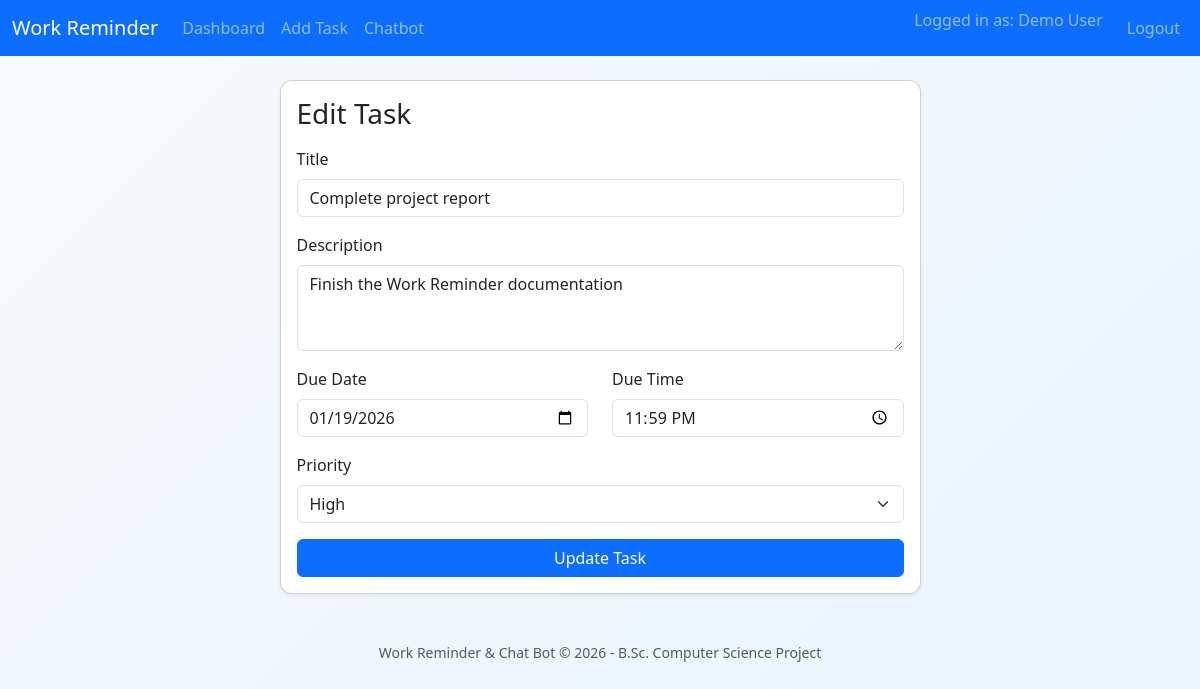
Page /tasks/edit_task.php?id=1 (signed in) on the committed database.
### tables this page shows
CREATE TABLE IF NOT EXISTS tasks (
  id INT AUTO_INCREMENT PRIMARY KEY,
  user_id INT NOT NULL,
  title VARCHAR(200) NOT NULL,
  description TEXT,
  due_date DATE NOT NULL,
  due_time TIME NOT NULL,
  priority VARCHAR(20) DEFAULT 'medium',
  status VARCHAR(20) DEFAULT 'pending',  
  reminder_sent TINYINT(1) DEFAULT 0,
  created_at DATETIME DEFAULT CURRENT_TIMESTAMP,
  updated_at DATETIME DEFAULT CURRENT_TIMESTAMP ON UPDATE CURRENT_TIMESTAMP,
  CONSTRAINT fk_tasks_user FOREIGN KEY (user_id) REFERENCES users(id) ON DELETE CASCADE
);

### tasks/edit_task.php (the view, shortened to what this page needs)
<?php
require_once __DIR__ . '/../config.php';
$userId = $_SESSION['user_id'];
$errors = [];
$taskId = isset($_GET['id']) ? (int)$_GET['id'] : 0;
$stmt = $pdo->prepare('SELECT * FROM tasks WHERE id = ? AND user_id = ? LIMIT 1');
$stmt->execute([$taskId, $userId]);
$task = $stmt->fetch();
if ($_SERVER['REQUEST_METHOD'] === 'POST') {
    $title = trim($_POST['title'] ?? '');
    $description = trim($_POST['description'] ?? '');
    $due_date = $_POST['due_date'] ?? '';
    $due_time = $_POST['due_time'] ?? '';
    $priority = trim($_POST['priority'] ?? 'medium');
    if ($title === '') {
        $errors[] = 'Title is required.';
    }
    if ($due_date === '') {
        $errors[] = 'Due date is required.';
    }
    if ($due_time === '') {
        $errors[] = 'Due time is required.';
    }
    if (!in_array($priority, ['low', 'medium', 'high'], true)) {
        $priority = 'medium';
    }
    if (empty($errors)) {
        $stmt = $pdo->prepare('
            UPDATE tasks
            SET title = ?, description = ?, due_date = ?, due_time = ?, priority = ?, reminder_sent = 0, updated_at = NOW()
            WHERE id = ? AND user_id = ?
        ');
        $stmt->execute([
            $title,
            $description,
            $due_date,
            $due_time,
            $priority,
            $taskId,
            $userId
        ]);
        header('Location: /WorkReminder/dashboard.php');
        exit;
    }
} else {
    $title = $task['title'];
    $description = $task['description'];
    $due_date = $task['due_date'];
    $due_time = $task['due_time'];
    $priority = $task['priority'];
}
include __DIR__ . '/../includes/header.php';
?>
<div class="row justify-content-center">
    <div class="col-md-7">
        <div class="card shadow-sm">
            <div class="card-body">
                <h3 class="card-title mb-3">Edit Task</h3>
                <form method="post" action="">
                    <div class="mb-3">
                        <label class="form-label">Title</label>
                        <input type="text" name="title" class="form-control" required
                               value="<?php echo htmlspecialchars($title); ?>">
                    </div>
                    <div class="mb-3">
                        <label class="form-label">Description</label>
                        <textarea name="description" class="form-control" rows="3"><?php echo htmlspecialchars($description); ?></textarea>
                    </div>
                    <div class="row">
                        <div class="col-md-6 mb-3">
                            <label class="form-label">Due Date</label>
                            <input type="date" name="due_date" class="form-control" required
                                   value="<?php echo htmlspecialchars($due_date); ?>">
                        </div>
                        <div class="col-md-6 mb-3">
                            <label class="form-label">Due Time</label>
                            <input type="time" name="due_time" class="form-control" required
                                   value="<?php echo htmlspecialchars(substr($due_time, 0, 5)); ?>">
                        </div>
                    </div>
                    <div class="mb-3">
                        <label class="form-label">Priority</label>
                        <select name="priority" class="form-select">
                            <option value="high" <?php echo ($priority === 'high') ? 'selected' : ''; ?>>High</option>
                        </select>
                    </div>
                    <button type="submit" class="btn btn-primary w-100">Update Task</button>
                </form>
            </div>
        </div>
    </div>
</div>
<?php include __DIR__ . '/../includes/footer.php'; ?>

### assets/css/style.css (style rules this page uses)
body { background: linear-gradient(135deg, #f8f9fa, #e9f5ff); min-height: 100vh; }
.card { border-radius: 0.75rem; }

### rows in the picture
tasks: title "Complete project report", description "Finish the Work Reminder documentation", due_date "01/19/2026", due_time "23:59", priority "High"

### other values in the picture
$_SESSION['user_name'] "Demo User"
